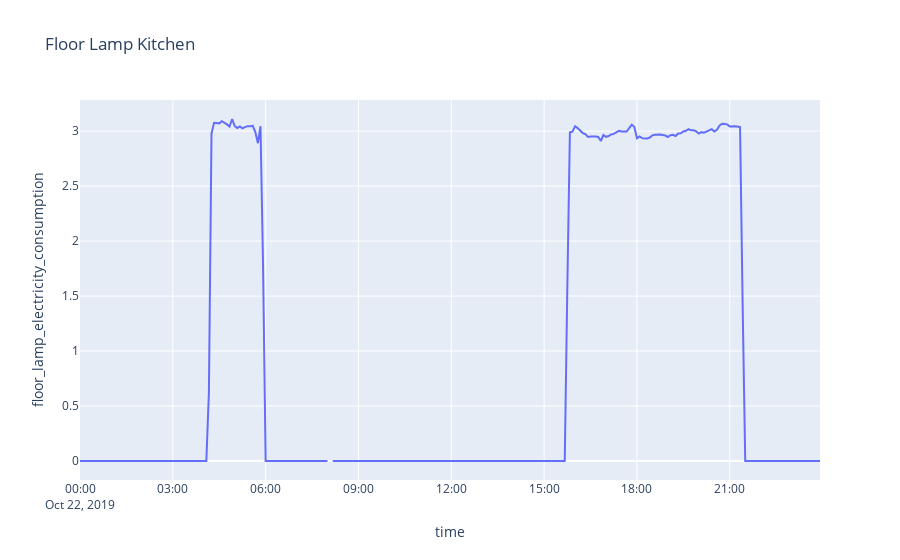

Notebook source saved alongside this figure:
### Code cell
fig = px.line(df_fl_1022_5avg, x='time', y='floor_lamp_electricity_consumption', title='Floor Lamp Kitchen')
fig.show()

### Figure 1 — Plotly figure (JSON) as saved in the notebook; plotly's stock layout.template omitted (floating-point values rounded to 4 significant figures; data arrays with more than 128 entries replaced by an {"elided": "..."} marker saying what was removed)
{"data": [{"hovertemplate": "time=%{x}<br>floor_lamp_electricity_consumption=%{y}<extra></extra>", "legendgroup": "", "line": {"color": "#636efa", "dash": "solid"}, "marker": {"symbol": "circle"}, "mode": "lines", "name": "", "orientation": "v", "showlegend": false, "type": "scatter", "x": {"elided": "288 str values"}, "xaxis": "x", "y": {"elided": "288 float values"}, "yaxis": "y"}], "layout": {"legend": {"tracegroupgap": 0}, "title": {"text": "Floor Lamp Kitchen"}, "xaxis": {"anchor": "y", "domain": [0, 1], "title": {"text": "time"}}, "yaxis": {"anchor": "x", "domain": [0, 1], "title": {"text": "floor_lamp_electricity_consumption"}}}}
